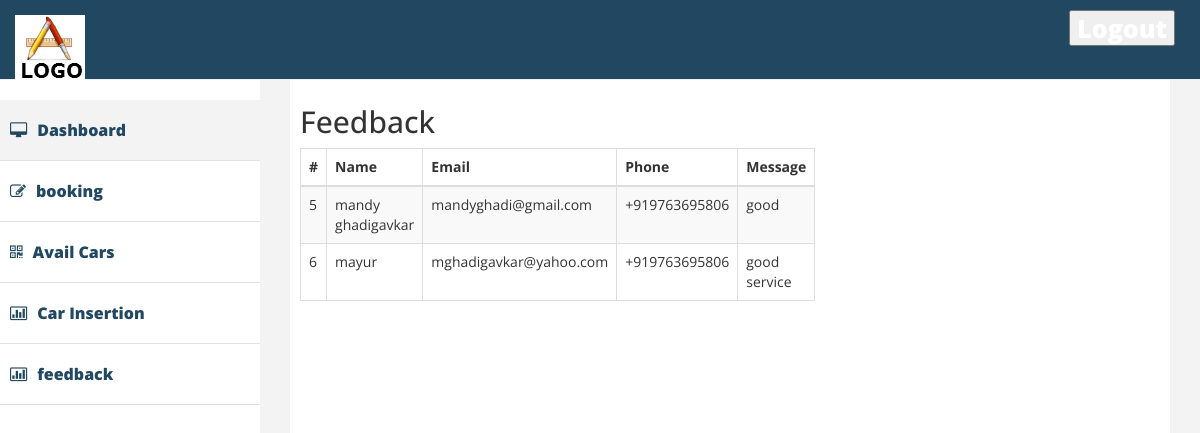
The app's page /admin/feedback.php with its own data.
### tables this page shows
CREATE TABLE `contact` (
  `id` int(222) NOT NULL,
  `name` varchar(222) NOT NULL,
  `email` varchar(222) NOT NULL,
  `phone` varchar(13) NOT NULL,
  `Message` varchar(222) NOT NULL
);

### admin/feedback.php (the view, shortened to what this page needs)
<?php
 include("../connection/connect.php");
 ?>
<!DOCTYPE html>
<html>
<head>
    <link href="assets/css/bootstrap.css" rel="stylesheet" />
    <link href="assets/css/font-awesome.css" rel="stylesheet" />
    <link href="assets/css/custom.css" rel="stylesheet" />
</head>
<body>
    <div id="wrapper">
         <div class="navbar navbar-inverse navbar-fixed-top">
            <div class="adjust-nav">
                <div class="navbar-header">
                    <a class="navbar-brand" href="#">
                        <img src="assets/img/logo.png" />
                    </a>
                </div>
                 <span class="logout-spn" >
                  <a href="#" style="color:#fff;"><form action="" method="post"><input type="submit" name="logout" value="Logout" /></form></a>
                </span>
            </div>
        </div>
        <nav class="navbar-default navbar-side" role="navigation">
            <div class="sidebar-collapse">
                <ul class="nav" id="main-menu">
                    <li class="active-link">
                        <a href="dashboard.php" ><i class="fa fa-desktop "></i>Dashboard </a>
                    </li>
                    <li>
                        <a href="booking.php"><i class="fa fa-edit "></i>booking </a>
                    </li>
                    <li>
                        <a href="car.php"><i class="fa fa-qrcode "></i>Avail Cars</a>
                    </li>
                    <li>
                        <a href="insertcar.php"><i class="fa fa-bar-chart-o"></i>Car Insertion</a>
                    </li>
					<li>
                        <a href="feedback.php"><i class="fa fa-bar-chart-o"></i>feedback </a>
                    </li>
                </ul>
                            </div>
        </nav>
        <div id="page-wrapper" >
            <div id="page-inner">
                <div class="row">
                    <div class="col-md-12">
                     <h2>Feedback</h2>
                    </div>
                </div>
		 	 <div class="row">
                    <div class="col-lg-6 col-md-6">
		           <table class="table table-striped table-bordered table-hover">
                            <thead>
                                <tr>
                                    <th>#</th>
                                    <th> Name</th>
                                    <th> Email</th>
                                    <th>Phone</th>
									 <th>Message</th>
                                </tr>
                            </thead>
							 <tbody>
<?php
    $sql = "SELECT * FROM contact";
	 $result = mysqli_query($db, $sql);
while($row = mysqli_fetch_array($result))
{
       $id =$row['id'];
	       $name =$row['name'];
		       $email =$row['email'];
			       $phone =$row['phone'];
				       $Message =$row['Message'];
							 echo '<tr>';
                               echo     " <td>".$id."</td>";
                              echo    " <td>".$name."</td>";
                             echo     " <td>".$email."</td>";
                            echo       " <td>".$phone."</td>";
							 echo	" <td>".$Message."</td>";
                       echo      '   </tr>';
}
?>
    </div>
            </div>
        </div>
</body>
</html>

### admin/assets/css/custom.css (style rules this page uses)
body { font-family: 'Open Sans', sans-serif; line-height:30px; }
#wrapper { width: 100%; margin-top:50px; }
#page-wrapper { padding: 15px 15px; min-height: 600px; background:#F3F3F3; }
#page-inner { width:100%; margin:10px 20px 10px 0px; background-color:#fff!important; padding:10px; min-height:1050px; }
.sidebar-collapse .nav { padding:0; padding-top:50px; }
.sidebar-collapse > .nav > li > a { padding:15px 10px; color: #214761; font-weight: 900; font-size: 16px; }
.sidebar-collapse > .nav > li { border-bottom:1px solid #e1e1e1; }
.navbar-side { border:none; background-color: #fff; }
.navbar-inverse { background-color: #214761; border-color: #F0F0F0; min-height: 80px; }
.nav > li > a > i { margin-right:10px; }
.logout-spn { float:right; color:#fff; font-size:25px; font-weight:800; margin:20px; margin: 10px 25px 10px 50px; }
.logout-spn a { text-decoration:none; }
.active-link { background-color:#f3f3f3; }
@media (min-width:768px) { #page-wrapper { margin: 0 0 0 260px; padding: 15px 30px; min-height: 1050px; } }
@media (min-width:768px) { .navbar-side { z-index: 1; position: absolute; width: 260px; } }

### records on screen
contact: id "5", name "mandy ghadigavkar", email "mandyghadi@gmail.com", phone "+919763695806", Message "good"
contact: id "6", name "mayur", email "mghadigavkar@yahoo.com", phone "+919763695806", Message "good service"
